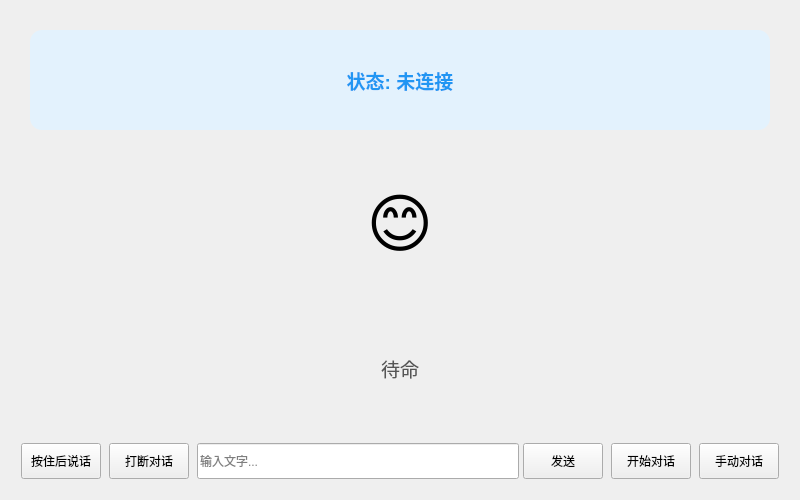
<?xml version="1.0" encoding="UTF-8"?>
<ui version="4.0">
 <class>MainWindow</class>
 <widget class="QWidget" name="MainWindow">
  <property name="geometry">
   <rect>
    <x>0</x>
    <y>0</y>
    <width>800</width>
    <height>500</height>
   </rect>
  </property>
  <property name="windowTitle">
   <string>小智Ai客户端</string>
  </property>
  <layout class="QVBoxLayout" name="verticalLayout">

   <item>
         <widget class="QFrame" name="status_card">
      <property name="sizePolicy">
       <sizepolicy hsizetype="Preferred" vsizetype="Expanding">
        <horstretch>0</horstretch>
        <verstretch>0</verstretch>
       </sizepolicy>
      </property>
      <property name="frameShape">
       <enum>QFrame::NoFrame</enum>
      </property>
      <property name="frameShadow">
       <enum>QFrame::Plain</enum>
      </property>
     <layout class="QVBoxLayout" name="card_layout">
      <item>
       <widget class="QLabel" name="status_label">
        <property name="font">
         <font>
          <pointsize>14</pointsize>
          <weight>75</weight>
          <bold>true</bold>
         </font>
        </property>
        <property name="styleSheet">
         <string>
QLabel {
    color: #2196F3;
    padding: 12px 20px;
    background-color: #E3F2FD;
    border-radius: 12px;
    border: none;
    margin: 10px;
}
         </string>
        </property>
        <property name="text">
         <string>状态: 未连接</string>
        </property>
        <property name="alignment">
         <set>Qt::AlignCenter</set>
        </property>
       </widget>
      </item>
      <item>
       <widget class="QLabel" name="emotion_label">
        <property name="font">
         <font>
          <pointsize>48</pointsize>
         </font>
        </property>
        <property name="styleSheet">
         <string>
QLabel {
    margin: 20px;
    padding: 20px;
    background-color: transparent;
    border: none;
}
         </string>
        </property>
        <property name="text">
         <string>😊</string>
        </property>
        <property name="alignment">
         <set>Qt::AlignCenter</set>
        </property>
       </widget>
      </item>
      <item>
       <widget class="QLabel" name="tts_text_label">
        <property name="font">
         <font>
          <pointsize>14</pointsize>
         </font>
        </property>
        <property name="styleSheet">
         <string>
QLabel {
    color: #555555;
    padding: 15px 20px;
    background-color: transparent;
    border: none;
    margin: 5px 15px;
}
         </string>
        </property>
        <property name="text">
         <string>待命</string>
        </property>
        <property name="alignment">
         <set>Qt::AlignCenter</set>
        </property>
        <property name="wordWrap">
         <bool>true</bool>
        </property>
       </widget>
      </item>
     </layout>
    </widget>
   </item>
   <item>
    <layout class="QHBoxLayout" name="button_layout">
     <property name="spacing">
      <number>8</number>
     </property>
     <property name="leftMargin">
      <number>10</number>
     </property>
     <property name="rightMargin">
      <number>10</number>
     </property>
     <property name="bottomMargin">
      <number>10</number>
     </property>
     <item>
      <widget class="QPushButton" name="manual_btn">
       <property name="minimumSize">
        <size>
         <width>0</width>
         <height>36</height>
        </size>
       </property>
       <property name="text">
        <string>按住后说话</string>
       </property>
      </widget>
     </item>
     <item>
      <widget class="QPushButton" name="abort_btn">
       <property name="minimumSize">
        <size>
         <width>0</width>
         <height>36</height>
        </size>
       </property>
       <property name="text">
        <string>打断对话</string>
       </property>
      </widget>
     </item>
     <item>
      <layout class="QHBoxLayout" name="text_input_layout">
       <property name="spacing">
        <number>4</number>
       </property>
       <item>
        <widget class="QLineEdit" name="text_input">
         <property name="minimumSize">
          <size>
           <width>0</width>
           <height>36</height>
          </size>
         </property>
         <property name="placeholderText">
          <string>输入文字...</string>
         </property>
        </widget>
       </item>
       <item>
        <widget class="QPushButton" name="send_btn">
         <property name="minimumSize">
          <size>
           <width>60</width>
           <height>36</height>
          </size>
         </property>
         <property name="text">
          <string>发送</string>
         </property>
        </widget>
       </item>
      </layout>
     </item>
     <item>
      <widget class="QPushButton" name="auto_btn">
       <property name="minimumSize">
        <size>
         <width>0</width>
         <height>36</height>
        </size>
       </property>
       <property name="text">
        <string>开始对话</string>
       </property>
      </widget>
     </item>
     <item>
      <widget class="QPushButton" name="mode_btn">
       <property name="minimumSize">
        <size>
         <width>0</width>
         <height>36</height>
        </size>
       </property>
       <property name="text">
        <string>手动对话</string>
       </property>
      </widget>
     </item>
    </layout>
   </item>
  </layout>
 </widget>
 <resources/>
 <connections/>
</ui>
